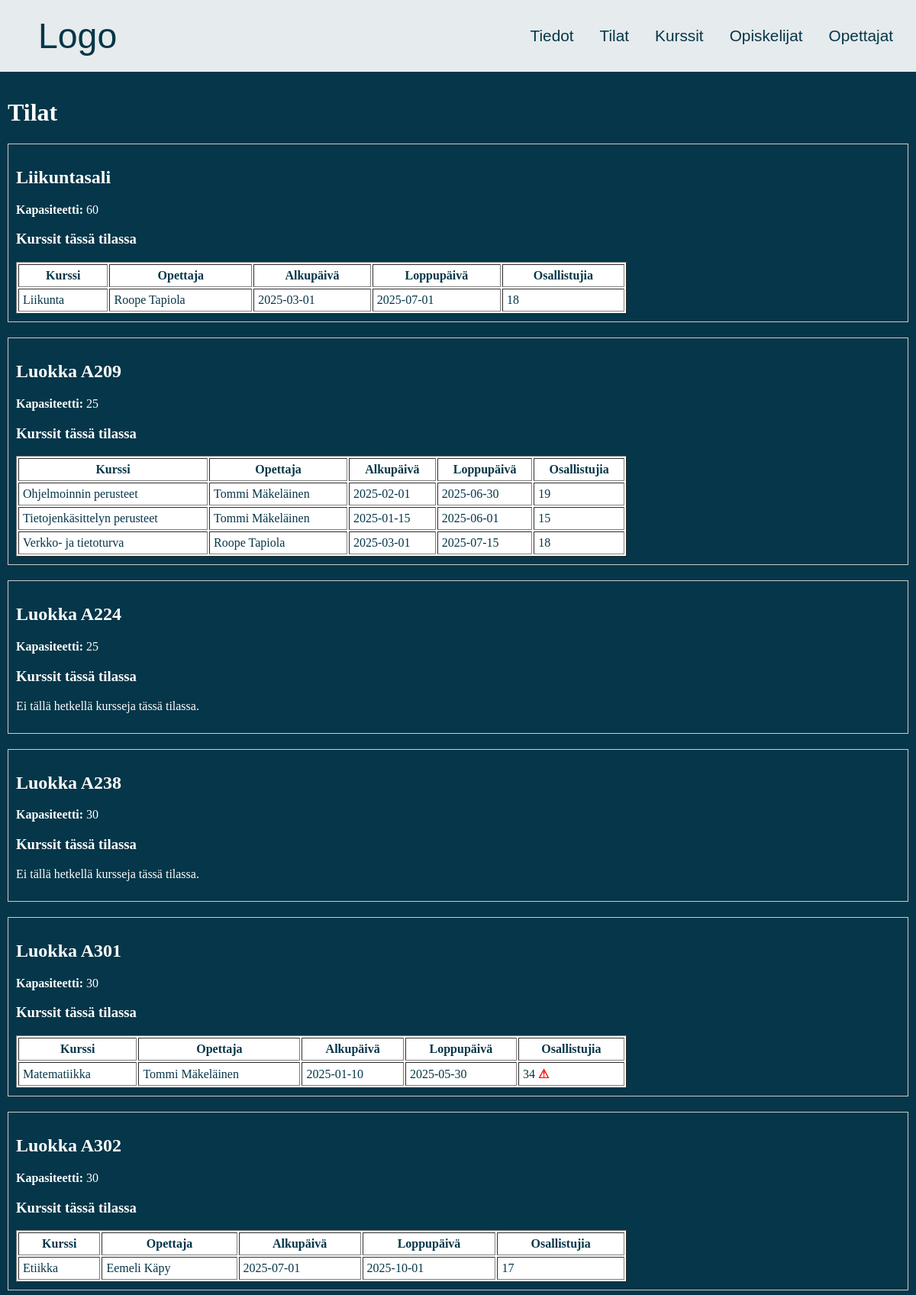
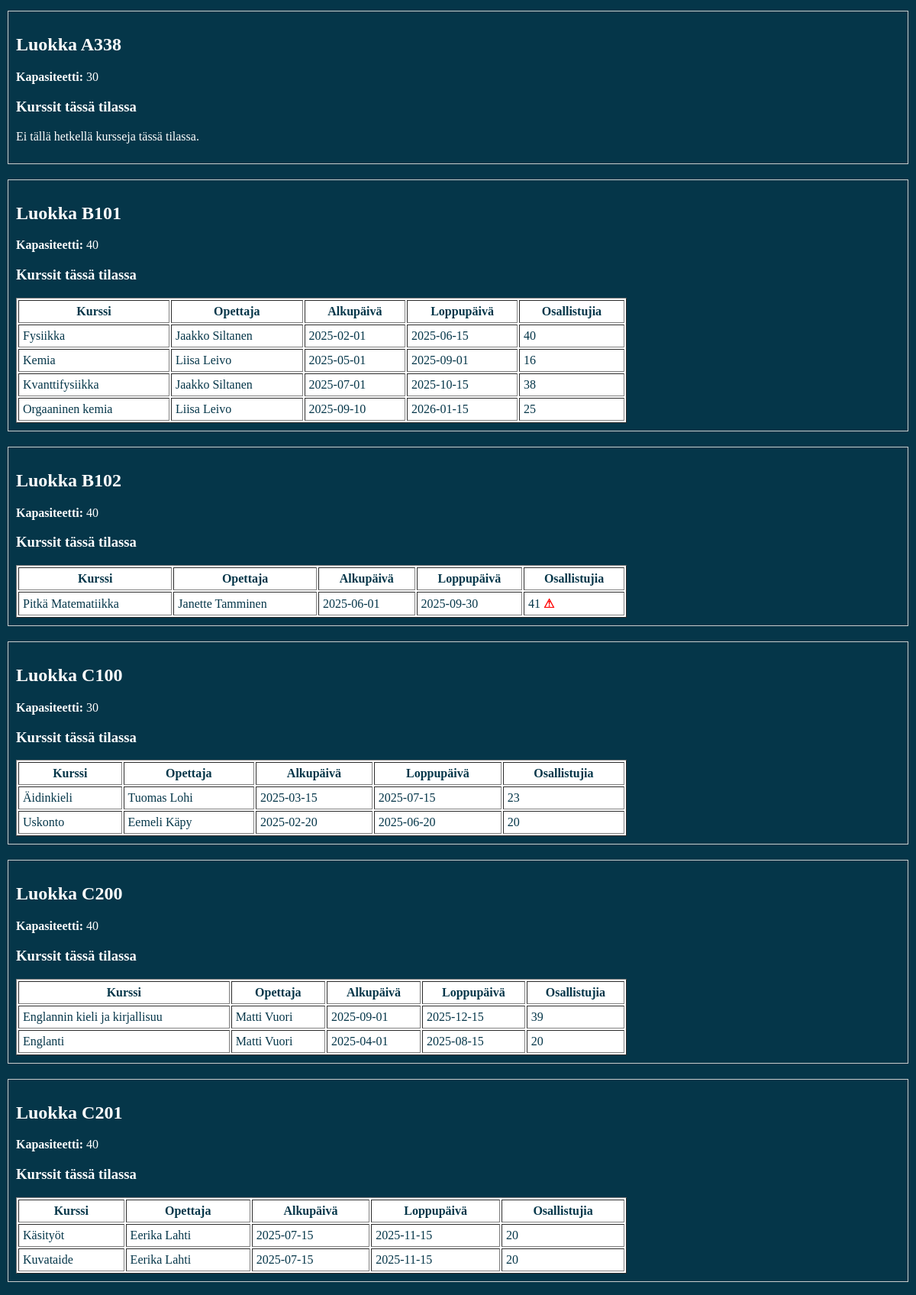
Screenshot of /Koodi/tilat.php (upper part) with the database file from the repository (2 pictures, top to bottom).
### tables this page shows
CREATE TABLE `tilat` (
  `Tunnus` int(11) NOT NULL,
  `Nimi` varchar(30) NOT NULL,
  `Kapasiteetti` int(11) NOT NULL
);

CREATE TABLE `kurssit` (
  `Tunnus` int(11) NOT NULL,
  `Nimi` varchar(30) NOT NULL,
  `Kuvaus` text NOT NULL,
  `Alkupaiva` date NOT NULL,
  `Loppupaiva` date NOT NULL,
  `Opettaja` int(11) NOT NULL,
  `Tila` int(11) NOT NULL
);

CREATE TABLE `opettajat` (
  `Tunnusnumero` int(11) NOT NULL,
  `Etunimi` varchar(30) NOT NULL,
  `Sukunimi` varchar(30) NOT NULL,
  `Aine` varchar(30) NOT NULL
);

### Koodi/tilat.php (the view, shortened to what this page needs)
<?php
include 'yhteys.php';
$sql = "SELECT Tunnus, Nimi, Kapasiteetti FROM tilat ORDER BY Nimi";
$stmt = $yhteys->query($sql);
$tilat = $stmt->fetchAll(PDO::FETCH_ASSOC);
?>
<!DOCTYPE html>
<html lang="fi">
<head>
    <link rel="stylesheet" href="styles.css">
</head>
<body>
    <div class="header">
        <a href="index.php" class="logo">Logo</a>
        <div class="items">
            <a href="tiedot.php">Tiedot</a>
            <a href="tilat.php">Tilat</a>
            <a href="kurssit.php">Kurssit</a>
            <a href="opiskelijat.php">Opiskelijat</a>
            <a href="opettajat.php">Opettajat</a>
        </div>
    </div>
    <div class="content">
        <h1>Tilat</h1>
        <?php foreach ($tilat as $tila): ?>
            <div class="course-box" style="border:1px solid #ccc; padding:10px; margin-bottom:20px;">
                <h2><?= htmlspecialchars($tila['Nimi']) ?></h2>
                <p><strong>Kapasiteetti:</strong> <?= htmlspecialchars($tila['Kapasiteetti']) ?></p>
                <h3>Kurssit tässä tilassa</h3>
                <?php
                $sql2 = "SELECT k.Tunnus, k.Nimi, k.Alkupaiva, k.Loppupaiva,
                                o.Etunimi, o.Sukunimi
                         FROM kurssit k
                         LEFT JOIN opettajat o ON k.Opettaja = o.Tunnusnumero
                         WHERE k.Tila = ?
                         ORDER BY k.Nimi";
                $stmt2 = $yhteys->prepare($sql2);
                $stmt2->execute([$tila['Tunnus']]);
                $kurssit = $stmt2->fetchAll(PDO::FETCH_ASSOC);
                ?>
                <?php if (empty($kurssit)): ?>
                    <p>Ei tällä hetkellä kursseja tässä tilassa.</p>
                <?php else: ?>
                    <table border="1" cellpadding="5" style="width:100%; max-width:800px;">
                        <tr>
                            <th>Kurssi</th>
                            <th>Opettaja</th>
                            <th>Alkupäivä</th>
                            <th>Loppupäivä</th>
                            <th>Osallistujia</th>
                        </tr>
                        <?php foreach ($kurssit as $kurssi): ?>
                            <?php
                            $sql3 = "SELECT COUNT(*) AS osallistujia FROM kurssikirjautuminen WHERE Kurssi = ?";
                            $stmt3 = $yhteys->prepare($sql3);
                            $stmt3->execute([$kurssi['Tunnus']]);
                            $osallistujat = $stmt3->fetch(PDO::FETCH_ASSOC)['osallistujia'];
                            $varoitus = $osallistujat > $tila['Kapasiteetti'];
                            ?>
                            <tr>
                                <td><?= htmlspecialchars($kurssi['Nimi']) ?></td>
                                <td><?= htmlspecialchars($kurssi['Etunimi'] . ' ' . $kurssi['Sukunimi']) ?></td>
                                <td><?= htmlspecialchars($kurssi['Alkupaiva']) ?></td>
                                <td><?= htmlspecialchars($kurssi['Loppupaiva']) ?></td>
                                <td>
                                    <?= $osallistujat ?>
                                    <?php if ($varoitus): ?>
                                        <span class="warning">&#9888;</span>
                                    <?php endif; ?>
                                </td>
                            </tr>
                        <?php endforeach; ?>
                    </table>
                <?php endif; ?>
            </div>
        <?php endforeach; ?>
    </div>
</body>
</html>

### Koodi/styles.css (style rules this page uses)
html, body { margin: 0; padding: 0; min-height: 150vh; width: 100%; background-color: rgb(5, 54, 73); display: flex; flex-direction: column; }
.header { display: flex; justify-content: space-between; align-items: center; padding: 15px; background-color: rgb(255, 255, 255, 0.9); border-bottom: 0.3rem solid rgb(5, 54, 73); }
.header a { padding: 10px 15px; transition: all 0.3s ease; }
.header a { margin: 0; color: rgb(5, 54, 73); text-decoration: none; font-size: 1.3rem; font-family: 'Gill Sans', 'Gill Sans MT', Calibri, 'Trebuchet MS', sans-serif; transition: all 0.3s ease; }
.header .logo { align-items: center; padding: 5px; text-align: left; color: rgb(5, 54, 73); margin-left: 30px; text-decoration: none; font-size: 2.9rem; }
.content { color: white; padding: 10px; }
table, th, td { background-color: white; color: rgb(5, 54, 73); }

### Koodi/tilat.php (style rules this page uses)
.warning { color: red; font-weight: bold; }

### rows the page displays
tilat: Nimi "Liikuntasali", Kapasiteetti "60"
kurssit: Nimi "Liikunta", Opettaja.Sukunimi "Roope Tapiola", Alkupaiva "2025-03-01", Loppupaiva "2025-07-01", osallistujat "18"
tilat: Nimi "Luokka A209", Kapasiteetti "25"
kurssit: Nimi "Ohjelmoinnin perusteet", Opettaja.Sukunimi "Tommi Mäkeläinen", Alkupaiva "2025-02-01", Loppupaiva "2025-06-30", osallistujat "19"
kurssit: Nimi "Tietojenkäsittelyn perusteet", Opettaja.Sukunimi "Tommi Mäkeläinen", Alkupaiva "2025-01-15", Loppupaiva "2025-06-01", osallistujat "15"
kurssit: Nimi "Verkko- ja tietoturva", Opettaja.Sukunimi "Roope Tapiola", Alkupaiva "2025-03-01", Loppupaiva "2025-07-15", osallistujat "18"
tilat: Nimi "Luokka A224", Kapasiteetti "25", shows "Ei tällä hetkellä kursseja tässä tilassa."
tilat: Nimi "Luokka A238", Kapasiteetti "30", shows "Ei tällä hetkellä kursseja tässä tilassa."
tilat: Nimi "Luokka A301", Kapasiteetti "30"
kurssit: Nimi "Matematiikka", Opettaja.Sukunimi "Tommi Mäkeläinen", Alkupaiva "2025-01-10", Loppupaiva "2025-05-30", osallistujat "34"
tilat: Nimi "Luokka A302", Kapasiteetti "30"
kurssit: Nimi "Etiikka", Opettaja.Sukunimi "Eemeli Käpy", Alkupaiva "2025-07-01", Loppupaiva "2025-10-01", osallistujat "17"
tilat: Nimi "Luokka A338", Kapasiteetti "30", shows "Ei tällä hetkellä kursseja tässä tilassa."
tilat: Nimi "Luokka B101", Kapasiteetti "40"
kurssit: Nimi "Fysiikka", Opettaja.Sukunimi "Jaakko Siltanen", Alkupaiva "2025-02-01", Loppupaiva "2025-06-15", osallistujat "40"
kurssit: Nimi "Kemia", Opettaja.Sukunimi "Liisa Leivo", Alkupaiva "2025-05-01", Loppupaiva "2025-09-01", osallistujat "16"
kurssit: Nimi "Kvanttifysiikka", Opettaja.Sukunimi "Jaakko Siltanen", Alkupaiva "2025-07-01", Loppupaiva "2025-10-15", osallistujat "38"
kurssit: Nimi "Orgaaninen kemia", Opettaja.Sukunimi "Liisa Leivo", Alkupaiva "2025-09-10", Loppupaiva "2026-01-15", osallistujat "25"
tilat: Nimi "Luokka B102", Kapasiteetti "40"
kurssit: Nimi "Pitkä Matematiikka", Opettaja.Sukunimi "Janette Tamminen", Alkupaiva "2025-06-01", Loppupaiva "2025-09-30", osallistujat "41"
tilat: Nimi "Luokka C100", Kapasiteetti "30"
kurssit: Nimi "Äidinkieli", Opettaja.Sukunimi "Tuomas Lohi", Alkupaiva "2025-03-15", Loppupaiva "2025-07-15", osallistujat "23"
kurssit: Nimi "Uskonto", Opettaja.Sukunimi "Eemeli Käpy", Alkupaiva "2025-02-20", Loppupaiva "2025-06-20", osallistujat "20"
tilat: Nimi "Luokka C200", Kapasiteetti "40"
kurssit: Nimi "Englannin kieli ja kirjallisuu", Opettaja.Sukunimi "Matti Vuori", Alkupaiva "2025-09-01", Loppupaiva "2025-12-15", osallistujat "39"
kurssit: Nimi "Englanti", Opettaja.Sukunimi "Matti Vuori", Alkupaiva "2025-04-01", Loppupaiva "2025-08-15", osallistujat "20"
tilat: Nimi "Luokka C201", Kapasiteetti "40"
kurssit: Nimi "Käsityöt", Opettaja.Sukunimi "Eerika Lahti", Alkupaiva "2025-07-15", Loppupaiva "2025-11-15", osallistujat "20"
kurssit: Nimi "Kuvataide", Opettaja.Sukunimi "Eerika Lahti", Alkupaiva "2025-07-15", Loppupaiva "2025-11-15", osallistujat "20"
